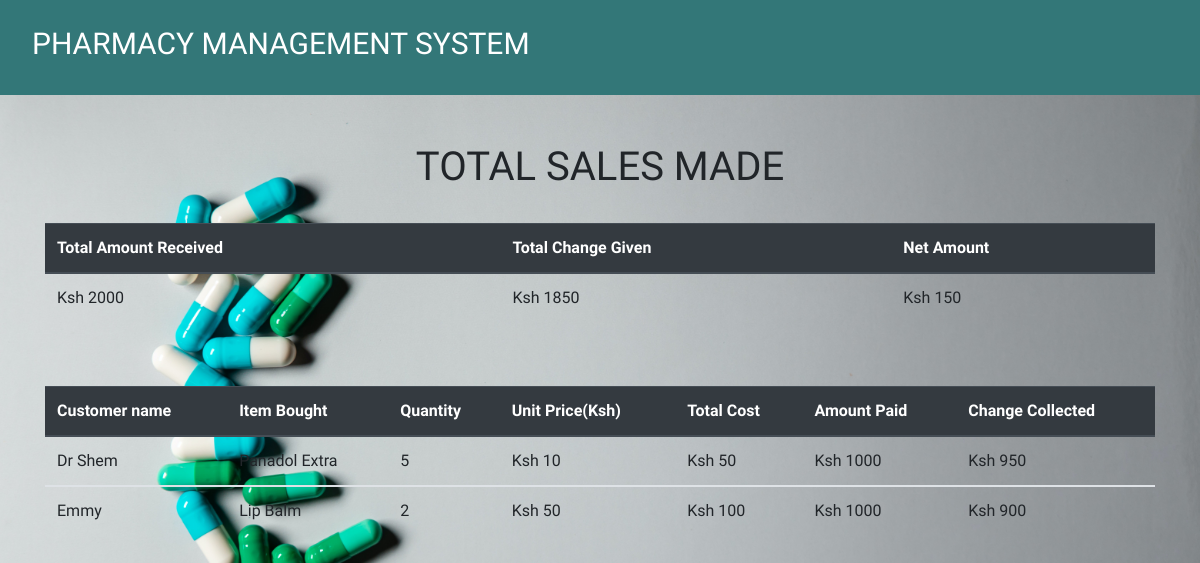
The page /all_sales/ on the database as committed earlier.
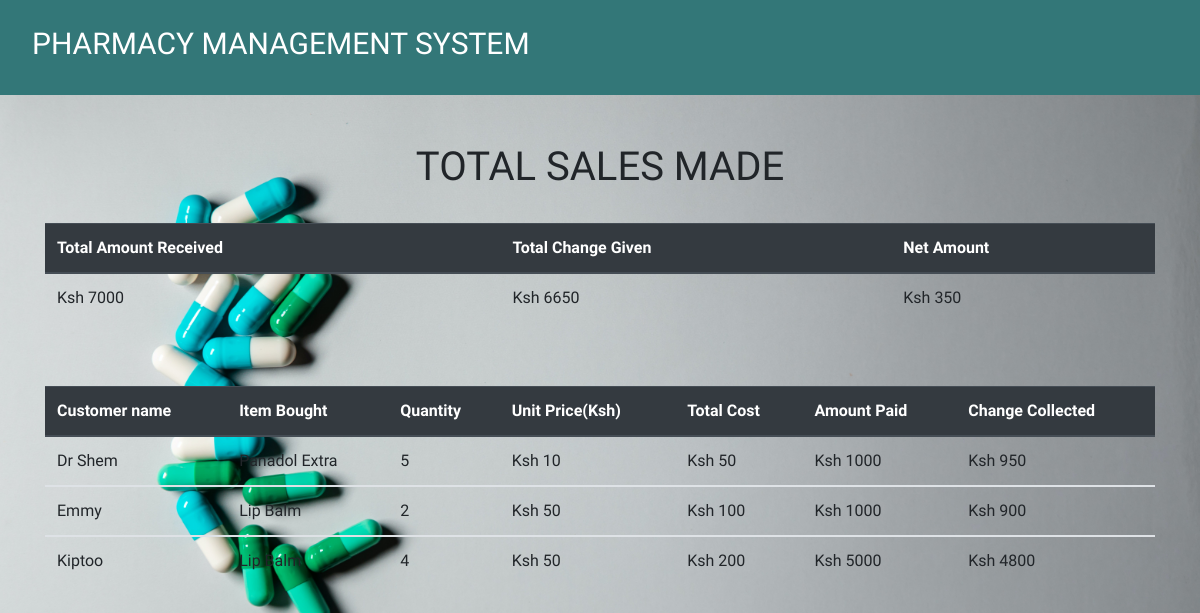
The same page on the database as committed later.
### product_app/models.py (models this page shows, shortened)
class Sale(models.Model):
    item = models.ForeignKey(Product, on_delete = models.CASCADE)
    quantity = models.IntegerField(default = 0, null = True, blank = True)
    amount_received = models.IntegerField(default = 0, null = True, blank = True)
    issued_to = models.CharField(max_length = 50, null = True, blank = True)
    unit_price = models.IntegerField(default = 0, null = True, blank = True)
    def get_total(self):
        total = self.quantity * self.item.unit_price
        return int(total)
    def get_change(self):
        change = self.get_total() - self.amount_received
        return abs(int(change))

class Product(models.Model):
    category_name = models.ForeignKey(Category, on_delete = models.CASCADE,null = True, blank = True )
    item_name = models.CharField(max_length = 50, null = True, blank = True)
    total_quantity = models.IntegerField(default = 0, null = True, blank = True)
    issued_quantity = models.IntegerField(default = 0, null = True, blank = True)
    received_quantity = models.IntegerField(default = 0, null = True, blank = True)
    unit_price = models.IntegerField(default=0, null=True, blank=True)
    def __str__(self):
        return self.item_name

### product_app/views.py (the view)
# urls.py: path('all_sales/', views.all_sales, name = 'all_sales')
def all_sales(request):
    sales = Sale.objects.all()
    total  = sum([items.amount_received for items in sales])
    change = sum([items.get_change() for items in sales])
    net = total - change
    return render(request, 'products/all_sales.html',
     {
     'sales': sales,
     'total': total,
     'change': change,
     'net': net,
      })

### templates/products/all_sales.html
{% extends 'products/base.html'%} {% block content%}
<br></br>
<div class = "container">
<h1 class = "text-center">TOTAL SALES MADE</h1><br>
  <table class="table">
    <thead class="thead-dark">
      <tr>
        <th scope="col">Total Amount Received</th>
        <th scope="col">Total Change Given</th>
        <th scope="col">Net Amount</th>
      </tr>
    </thead>
    <tbody>
      <tr>
        <td>Ksh {{total}}</td>
        <td>Ksh {{change}}</td>
        <td>Ksh {{net}}</td>
      </tr>
    </tbody>
  </table>
</div>
<br></br>
<div class = "container">
  <table class="table">
    <thead class="thead-dark">
      <tr>
        <th scope="col">Customer name</th>
        <th scope="col">Item Bought</th>
        <th scope="col">Quantity</th>
        <th scope="col">Unit Price(Ksh)</th>
        <th scope="col">Total Cost</th>
        <th scope="col">Amount Paid</th>
        <th scope="col">Change Collected</th>
      </tr>
    </thead>
    {% for sale in sales %}
    <tbody>
      <tr>
        <td>{{sale.issued_to | title}}</td>
        <td>{{sale.item | title}}</td>
        <td>{{sale.quantity}}</td>
        <td>Ksh {{sale.unit_price}}</td>
        <td>Ksh {{sale.get_total}}</td>
        <td>Ksh {{sale.amount_received}}</td>
        <td>Ksh {{sale.get_change}}</td>
      </tr>
    </tbody>
    {% endfor %}
  </table>
</div>
{% endblock%}

Rows that differ between the two databases and show on the page:
added Sale: issued_to "Kiptoo", item "Lip Balm", quantity "4", unit_price "50", get_total "200", amount_received "5000", get_change "4800"
Other text that changed with them:
{{ total }}: "2000" → "7000"
{{ change }}: "1850" → "6650"
{{ net }}: "150" → "350"
